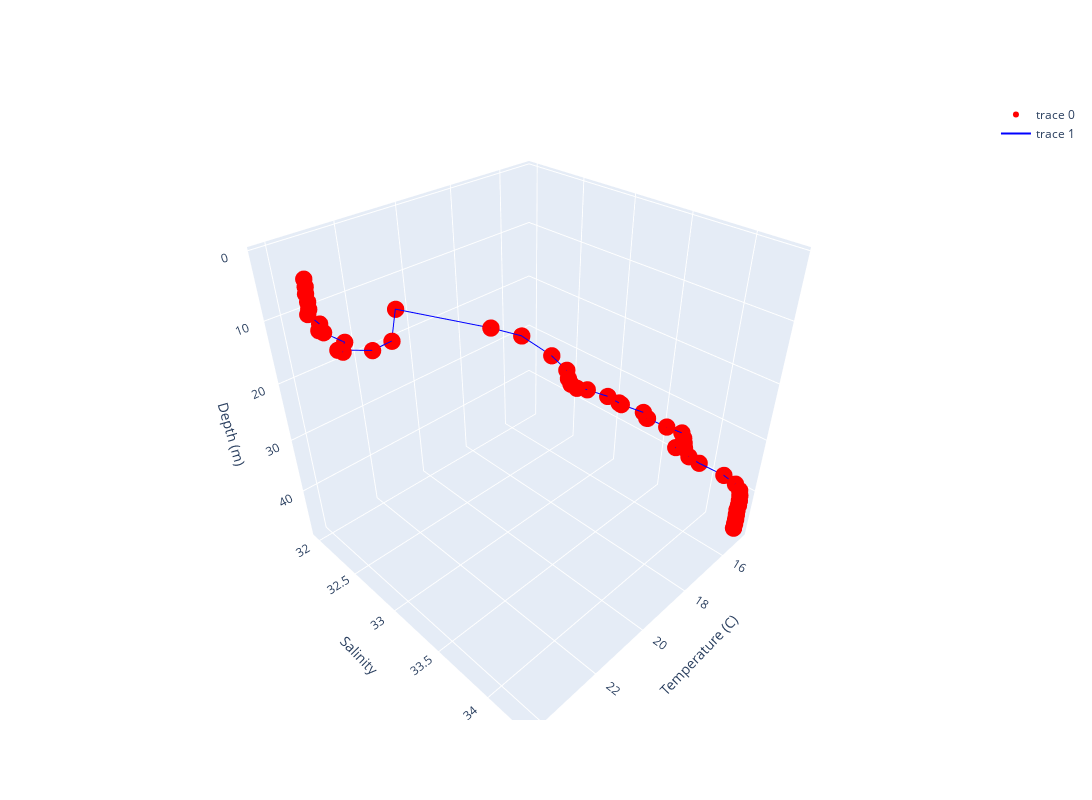

Source (notebook cell):
### Code cell
# 3D 스캐터 플롯 및 선 추가
fig = go.Figure()

# 점을 추가
fig.add_trace(go.Scatter3d(x=df1['stmp'], y=df1['ssal'], z=df1['sdep'],
                    mode='markers',
                    marker=dict(size=6, color='red')))

# 선을 추가
fig.add_trace(go.Scatter3d(x=df1['stmp'], y=df1['ssal'], z=df1['sdep'],
                    mode='lines',
                    line=dict(color='blue')))

# 축 레이블 설정
fig.update_layout(scene=dict(
                    xaxis_title='Temperature (C)',
                    yaxis_title='Salinity',
                    zaxis_title='Depth (m)'), width=1200, height=800
                  )

# z축 역순 설정 (깊이)
fig.update_layout(scene=dict(zaxis=dict(autorange="reversed")))

# 차트 보여주기
fig.show()

### Figure 1 — Plotly figure (JSON) as saved in the notebook; plotly's stock layout.template omitted (floating-point values rounded to 4 significant figures)
{"data": [{"marker": {"color": "red", "size": 6}, "mode": "markers", "type": "scatter3d", "x": [24.17, 24.17, 24.17, 24.18, 24.19, 24.17, 24.05, 24.08, 23.88, 23.61, 23.74, 23.62, 22.83, 21.99, 20.59, 19.14, 18.59, 18.54, 18.57, 18.63, 18.57, 18.38, 18.0, 17.62, 17.41, 17.2, 16.83, 16.76, 16.53, 16.24, 15.93, 15.89, 15.85, 15.82, 15.77, 15.63, 15.46, 15.19, 15.08, 15.03, 15.01, 15.01, 15.01, 15.01, 15.01, 15.0, 15.0, 15.01], "y": [32.41, 32.41, 32.4, 32.41, 32.41, 32.38, 32.45, 32.43, 32.4, 32.51, 32.53, 32.41, 32.5, 32.42, 31.98, 32.63, 32.81, 33.1, 33.26, 33.29, 33.3, 33.31, 33.33, 33.45, 33.52, 33.5, 33.63, 33.66, 33.62, 33.76, 33.85, 33.86, 33.87, 33.87, 33.79, 33.89, 33.97, 34.16, 34.25, 34.29, 34.3, 34.3, 34.3, 34.3, 34.3, 34.3, 34.3, 34.3], "z": [1, 2, 3, 4, 5, 6, 7, 8, 9, 10, 11, 12, 13, 14, 15, 16, 17, 18, 19, 20, 21, 22, 23, 24, 25, 26, 27, 28, 29, 30, 31, 32, 33, 34, 35, 36, 37, 38, 39, 40, 41, 42, 43, 44, 45, 46, 47, 48]}, {"line": {"color": "blue"}, "mode": "lines", "type": "scatter3d", "x": [24.17, 24.17, 24.17, 24.18, 24.19, 24.17, 24.05, 24.08, 23.88, 23.61, 23.74, 23.62, 22.83, 21.99, 20.59, 19.14, 18.59, 18.54, 18.57, 18.63, 18.57, 18.38, 18.0, 17.62, 17.41, 17.2, 16.83, 16.76, 16.53, 16.24, 15.93, 15.89, 15.85, 15.82, 15.77, 15.63, 15.46, 15.19, 15.08, 15.03, 15.01, 15.01, 15.01, 15.01, 15.01, 15.0, 15.0, 15.01], "y": [32.41, 32.41, 32.4, 32.41, 32.41, 32.38, 32.45, 32.43, 32.4, 32.51, 32.53, 32.41, 32.5, 32.42, 31.98, 32.63, 32.81, 33.1, 33.26, 33.29, 33.3, 33.31, 33.33, 33.45, 33.52, 33.5, 33.63, 33.66, 33.62, 33.76, 33.85, 33.86, 33.87, 33.87, 33.79, 33.89, 33.97, 34.16, 34.25, 34.29, 34.3, 34.3, 34.3, 34.3, 34.3, 34.3, 34.3, 34.3], "z": [1, 2, 3, 4, 5, 6, 7, 8, 9, 10, 11, 12, 13, 14, 15, 16, 17, 18, 19, 20, 21, 22, 23, 24, 25, 26, 27, 28, 29, 30, 31, 32, 33, 34, 35, 36, 37, 38, 39, 40, 41, 42, 43, 44, 45, 46, 47, 48]}], "layout": {"height": 800, "scene": {"xaxis": {"title": {"text": "Temperature (C)"}}, "yaxis": {"title": {"text": "Salinity"}}, "zaxis": {"autorange": "reversed", "title": {"text": "Depth (m)"}}}, "width": 1200}}
